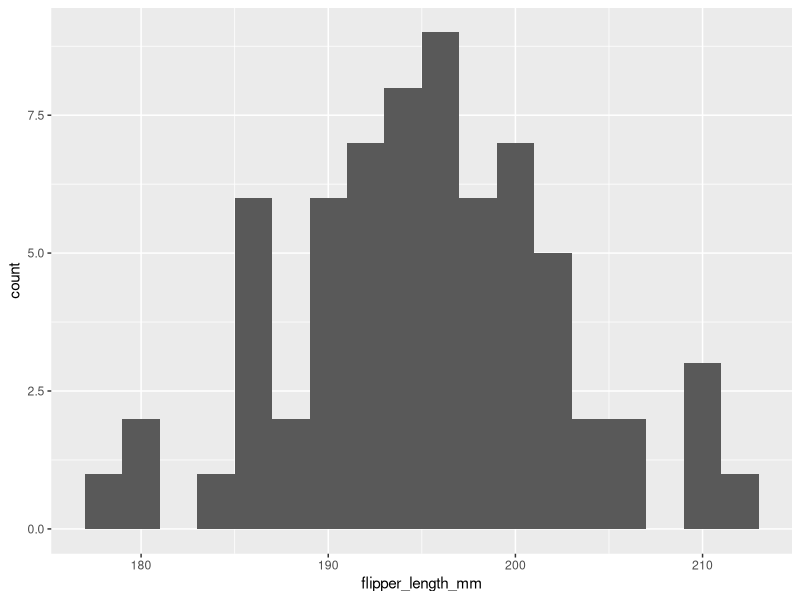
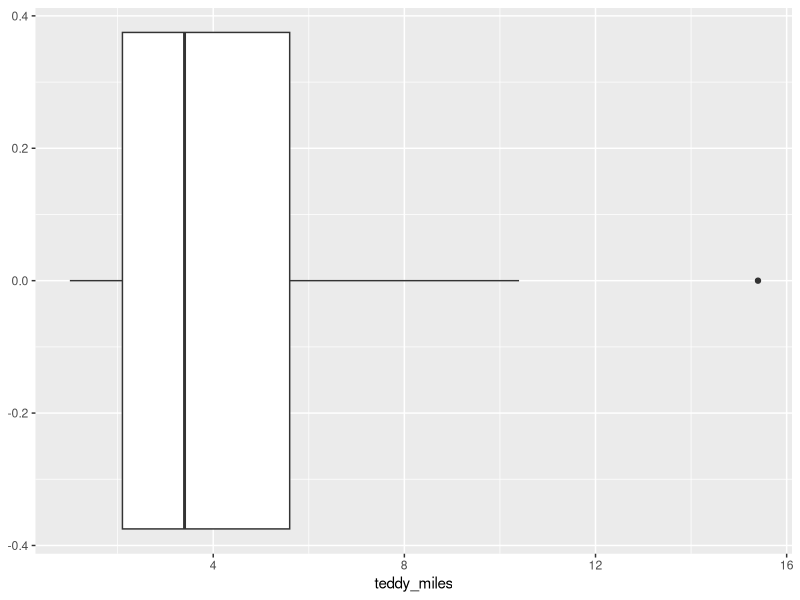
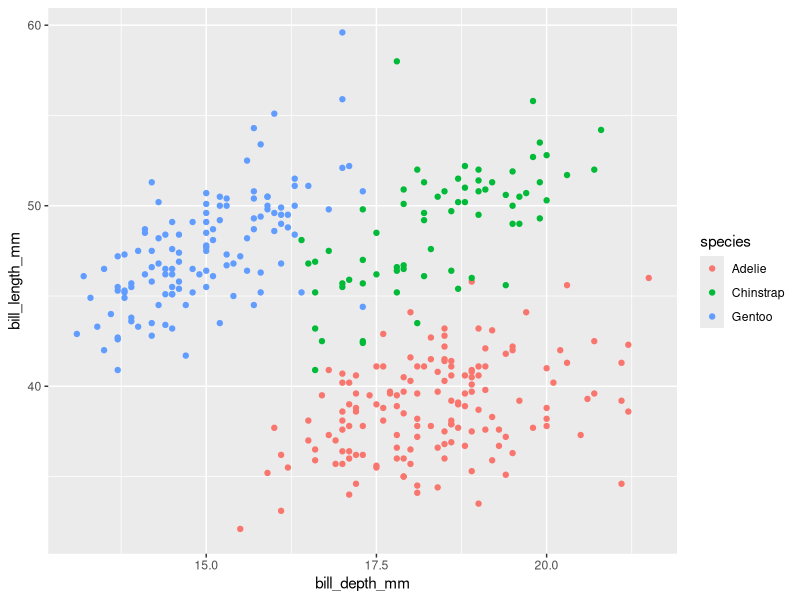

Write R code to recreate these figures, in order.
## ---- chunk 1
library(tidyverse)
library(palmerpenguins)
## ---- chunk 2
penguins %>% 
  filter(species == "Chinstrap") %>% 
  ggplot(aes(x = flipper_length_mm)) +
  geom_histogram(bins = 18)
## ---- chunk 3
teddy_miles <- c(1.0, 1.2, 1.8, 2.1, 2.4, 2.9, 3.4, 4.7, 5.1, 5.6, 7.8, 10.4, 15.4)
teddy_miles <- data.frame(teddy_miles)
## ---- chunk 4
ggplot(data = teddy_miles, aes(x = teddy_miles)) +
  geom_boxplot()
## ---- chunk 5
ggplot(data = penguins, aes(x = bill_depth_mm, y = bill_length_mm)) +
  geom_point(aes(color = species))

